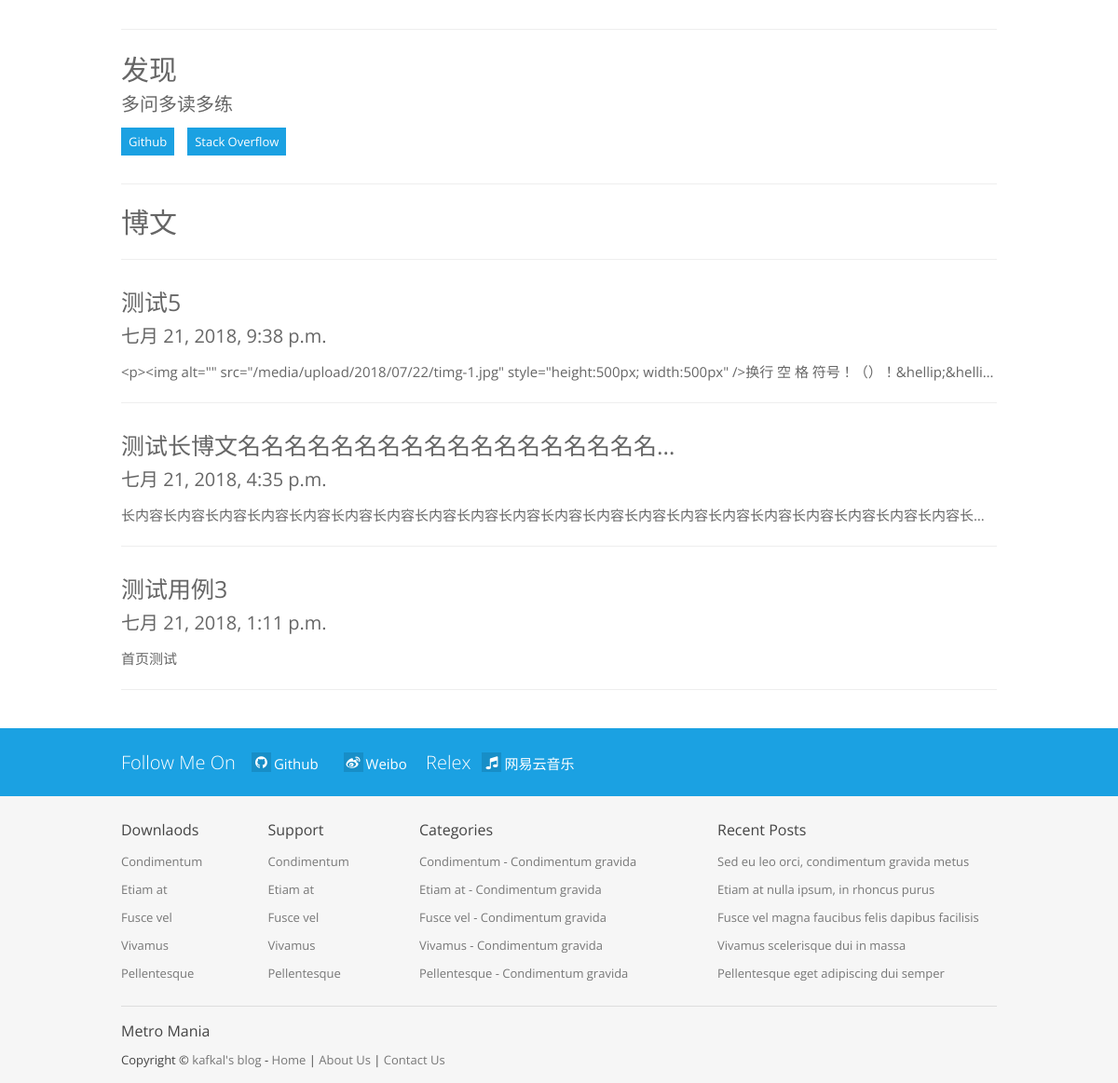
Before: / (lower part) with the older database file.
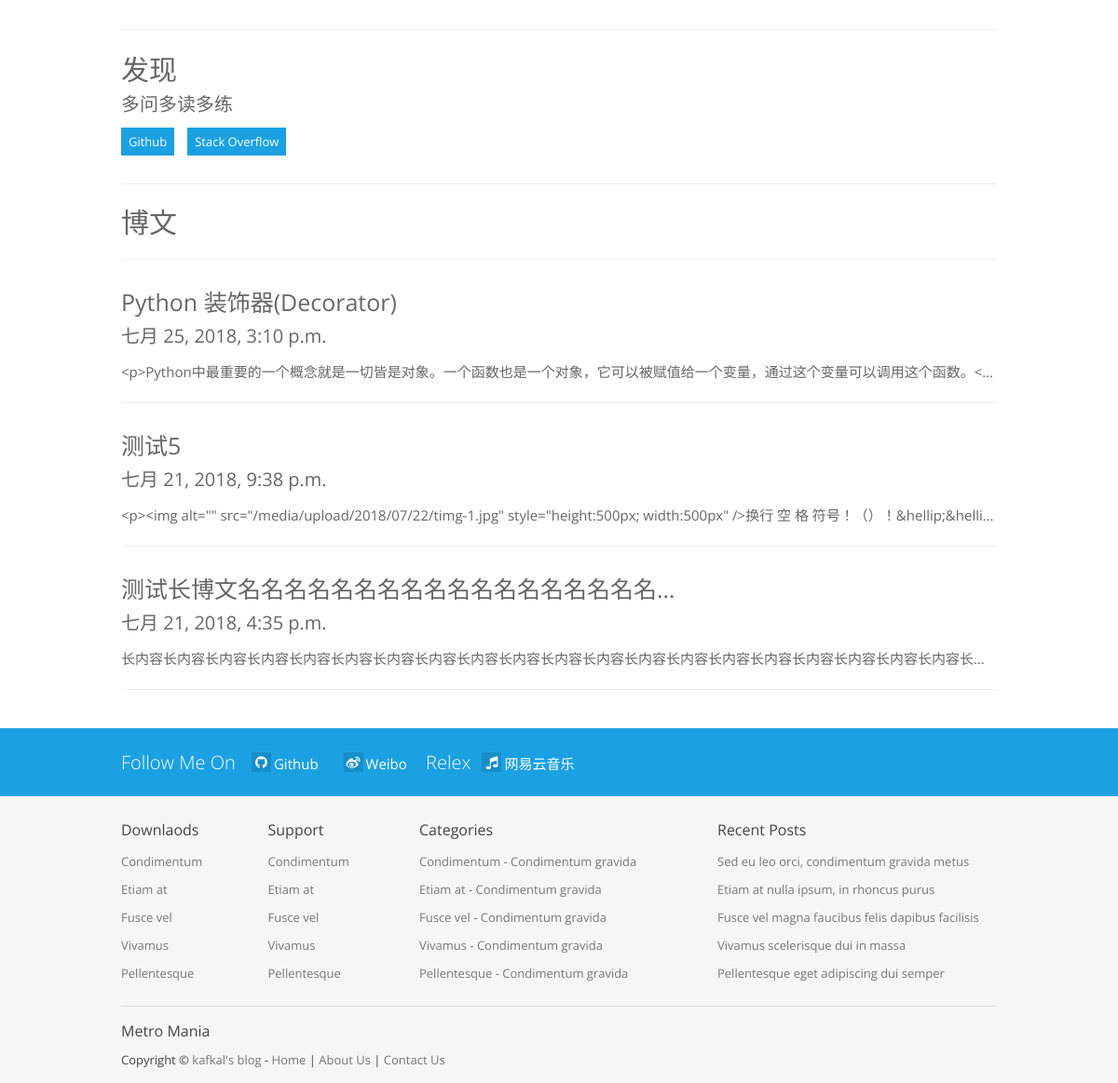
After: the same page with the newer database file.
### blog/models.py (models this page shows, shortened)
class BlogsPost(models.Model):
    title = models.CharField(max_length=150)  #博客标题
    text = RichTextUploadingField(config_name="博客正文")                 #博客正文
    date = models.DateTimeField()             #发布时间
    keywords = models.TextField(default='')             #关键词

### index/views.py (the view)
# urls.py: path('',views.IndexView,name = 'index'),
def IndexView(request):
    blog=[]
    for i in BlogsPost.objects.all():
        blog.append(i)
    blog_latest = blog[-3:]
    blog_latest.reverse()
    if 's' in request.GET:
        search = request.GET['s']
        print(search)
        print(type(search))
        result = BlogsPost.objects.filter(title__icontains=search)
        return render(request,'index/search.html',{'search_result':result})
    else:
        return render(request,'index/index.html',{'blog1':blog[3],'blog2':blog[1],'blog3':blog[2],'blog_list':blog_latest})

### index/templates/index/index.html (shortened to what the changed rows need)
{% load static %}
<!DOCTYPE html>
<html lang="en">
<head>
    <link rel="stylesheet" href="https://cdn.bootcss.com/font-awesome/4.7.0/css/font-awesome.css">
  <link href="{% static 'index/style/bootstrap.css' %}" rel="stylesheet" />
  <link href="{% static 'index/style/prettyPhoto.css' %}" rel="stylesheet"/>
  <link rel="stylesheet" href="{% static 'index/style/slider.css' %}" />
  <link rel="stylesheet" href="{% static 'index/style/flexslider.css' %}" />
  <link href="{% static 'index/style/style.css' %}" rel="stylesheet" />
  <link href="{% static 'index/style/lblue.css' %}" rel="stylesheet" />
  <link href="{% static 'index/style/bootstrap-responsive.css' %}" rel="stylesheet" />
<meta http-equiv="Content-Type" content="text/html; charset=utf-8" /></head>
<body>
<div class="content">
  <div class="container">
    <div>
      <ul>
      {% for x in blog_list %}
        <li><a href="{% url 'blog:detail' x.id %}"><h4 class="titletext">{{x.title}}</h4></a><h5>{{ x.date }}</h5></li>
        <p class="text">{{x.text}}</p>
        <hr/>
      {% endfor %}
      </ul>
  </div>
</div>
</div>
</body>
</html>

Changed rows visible on the page:
no longer on this page (row unchanged): BlogsPost: title "测试用例3", date "七月 21, 2018, 1:11 p.m.", text "首页测试"
added BlogsPost: title "Python 装饰器(Decorator)", date "七月 25, 2018, 3:10 p.m.", text "<p>Python中最重要的一个概念就是一切皆是对象。一个函数也是一个对象，它可以被赋值给一个变量，通过这个变量可以调用这个函数。<…"
